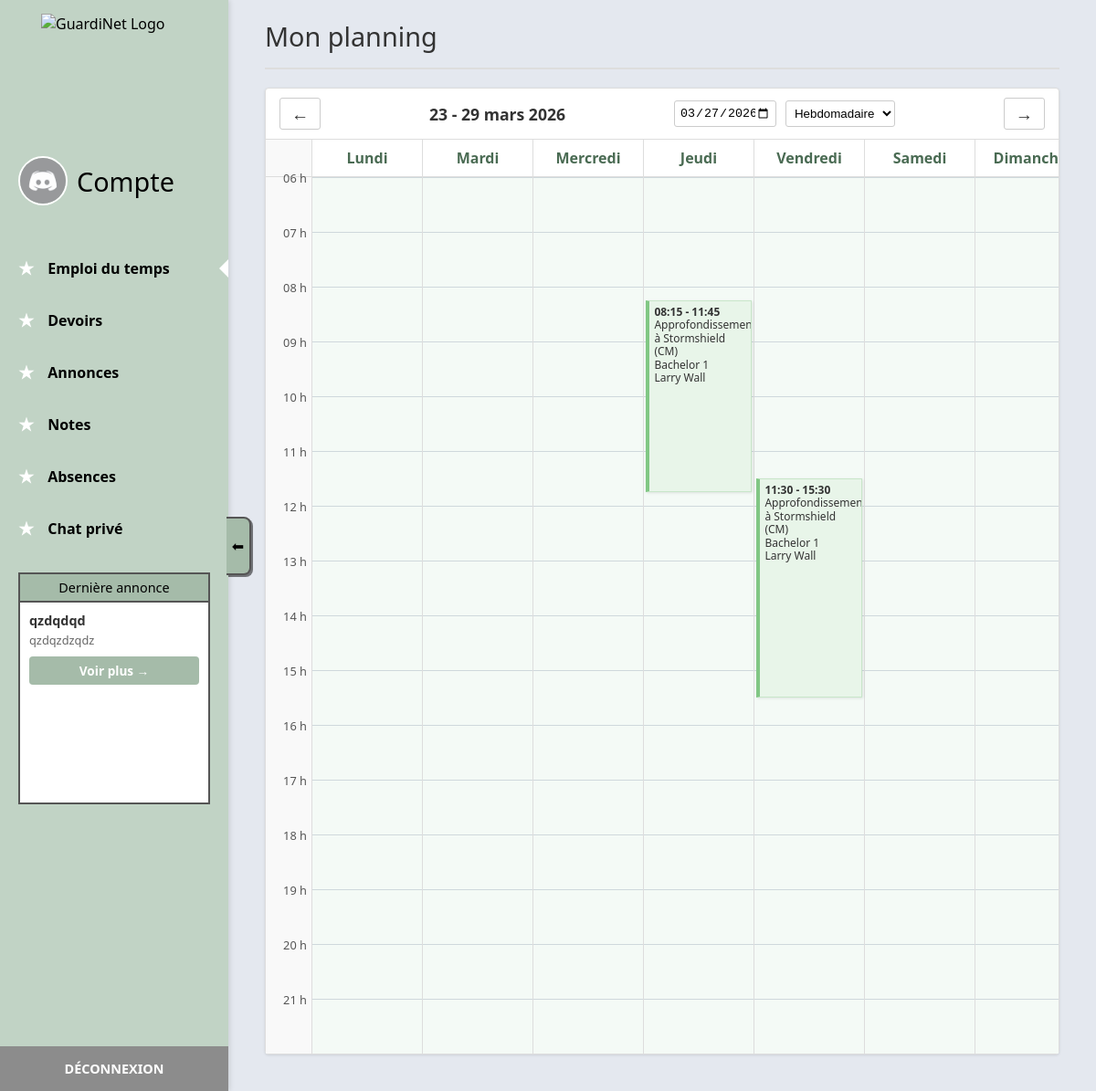
The page /dashboard?view=hebdo&date=2026-03-27 (signed in) on the database as committed earlier.
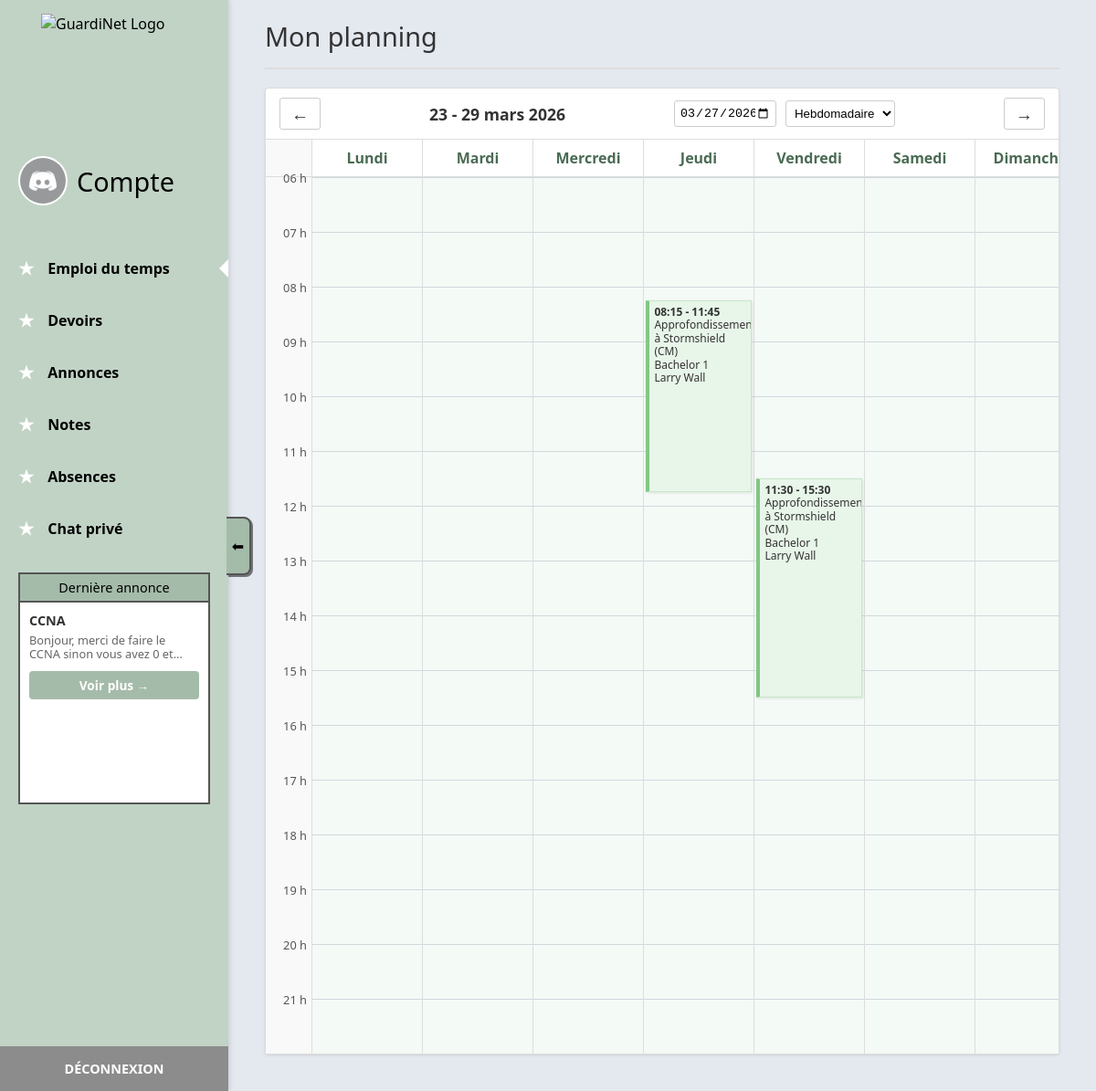
The same page on the database as committed later.
### app/models.py (models this page shows)
class Announcement(db.Model):
    __tablename__ = 'announcements'
    id = db.Column(db.Integer, primary_key=True)
    author_id = db.Column(db.String(12), db.ForeignKey('users.user_id'), nullable=False)
    class_id = db.Column(db.Integer, db.ForeignKey('classes.id'), nullable=True)  # NULL means Global
    title = db.Column(db.String(255), nullable=False)
    content = db.Column(db.Text, nullable=False)
    created_at = db.Column(db.DateTime, default=datetime.utcnow)
    author = db.relationship('User', foreign_keys=[author_id], backref='announcements_published')
    target_class = db.relationship('ClassGroup', backref='announcements_received')

### app/routes/main.py (the view)
@main_bp.route('/dashboard')
@login_required
def dashboard():
    if current_user.role == 'admin':
        return redirect(url_for('main.admin_panel'))
    view = request.args.get('view', 'hebdo')
    date_str = request.args.get('date')
    if date_str:
        try:
            ref_date = datetime.strptime(date_str, '%Y-%m-%d').date()
        except ValueError:
            ref_date = date.today()
    else:
        ref_date = date.today()
        if ref_date.weekday() == 6:
            ref_date += timedelta(days=1)
    if view == 'jour':
        start_date = ref_date
        end_date = ref_date
        prev_date = ref_date - timedelta(days=1)
        next_date = ref_date + timedelta(days=1)
        date_label = f"{JOURS[ref_date.weekday()]} {ref_date.day} {MOIS[ref_date.month]} {ref_date.year}"
        days_to_show = [ref_date]
    else:
        start_date = ref_date - timedelta(days=ref_date.weekday())
        end_date = start_date + timedelta(days=6)
        prev_date = ref_date - timedelta(days=7)
        next_date = ref_date + timedelta(days=7)
        if start_date.month == end_date.month:
            date_label = f"{start_date.day} - {end_date.day} {MOIS[start_date.month]} {start_date.year}"
        else:
            date_label = f"{start_date.day} {MOIS[start_date.month]} - {end_date.day} {MOIS[end_date.month]} {start_date.year}"
        days_to_show = [start_date + timedelta(days=i) for i in range(7)]
    start_dt = datetime.combine(start_date, datetime.min.time())
    end_dt = datetime.combine(end_date, datetime.max.time())
    schedules = []
    if current_user.role == 'student' and current_user.class_id:
        schedules = ScheduleEvent.query.filter(
            ScheduleEvent.class_id == current_user.class_id,
            ScheduleEvent.start_time >= start_dt,
            ScheduleEvent.start_time <= end_dt
        ).all()
    elif current_user.role == 'teacher':
        course_ids = [c.id for c in current_user.courses_taught]
        if course_ids:
            schedules = ScheduleEvent.query.filter(
                ScheduleEvent.course_id.in_(course_ids),
                ScheduleEvent.start_time >= start_dt,
                ScheduleEvent.start_time <= end_dt
            ).all()
    schedule_days_dict = {d: [] for d in days_to_show}
    for event in schedules:
        e_date = event.start_time.date()
        if e_date in schedule_days_dict:
            start_hour, start_min = event.start_time.hour, event.start_time.minute
            end_hour, end_min = event.end_time.hour, event.end_time.minute
            duration_mins = (end_hour * 60 + end_min) - (start_hour * 60 + start_min)
            top_px = (start_hour - 6) * 60 + start_min
            time_str = f"{event.start_time.strftime('%H:%M')} - {event.end_time.strftime('%H:%M')}"
            colors = ["event-blue", "event-green", "event-red", "event-yellow", "event-purple", "event-orange"]
            color_idx = event.course_id % len(colors) if event.course_id else 0
            color_class = colors[color_idx]
            if current_user.role == 'teacher':
                teacher_name = event.class_group.name if event.class_group else "Classe"
            else:
                teacher_name = "Inconnu"
                if event.course and event.course.prof:
                    teacher_name = f"{event.course.prof.firstname} {event.course.prof.lastname}"
            title = event.course.name if event.course else "Cours"
            if event.event_type:
                title += f" ({event.event_type})"
            schedule_days_dict[e_date].append({
                'time_str': time_str,
                'title': title,
                'teacher': teacher_name,
                'location': event.room or "Non défini",
                'top_px': top_px,
                'height_px': duration_mins,
                'color_class': color_class
            })
    ordered_schedule_days = []
    for d in days_to_show:
        if view == 'jour':
            day_name_str = f"{JOURS[d.weekday()]} {d.day:02d}/{d.month:02d}"
        else:
            day_name_str = JOURS[d.weekday()]
        d_events = schedule_days_dict[d]
        ordered_schedule_days.append({
            'name': day_name_str,
            'events': d_events
        })
    return render_template('dashboard.html',
                           active_page='dashboard',
                           schedule_days=ordered_schedule_days,
                           view=view,
                           date_label=date_label,
                           current_date=ref_date.strftime('%Y-%m-%d'),
                           prev_date=prev_date.strftime('%Y-%m-%d'),
                           next_date=next_date.strftime('%Y-%m-%d'))

### app/routes/main.py (called while the page is built)
@main_bp.before_request
def require_password_change():
    from flask_login import current_user
    from flask import request, redirect, url_for
    if current_user.is_authenticated:
        allowed_endpoints = ['main.force_change_password', 'main.logout', 'static']
        if current_user.is_password_temporary and hasattr(request, 'endpoint') and request.endpoint and request.endpoint not in allowed_endpoints and not request.endpoint.startswith('static'):
            return redirect(url_for('main.force_change_password'))

### app/templates/dashboard.html (shortened to what this page needs)
{% extends "base.html" %}
{% block content %}
    <div class="planning-header">
        <h1 style="color: #333; margin: 0; font-weight: normal; font-size: 1.8rem;">Mon planning</h1>
    </div>
    <div class="cal-container">
        <div class="cal-toolbar">
            <a href="{{ url_for('main.dashboard', view=view, date=prev_date) }}" class="cal-btn-arrow" style="text-decoration: none; display: flex; align-items: center; justify-content: center;">&larr;</a>
            <div class="cal-date-range">{{ date_label }}</div>
            <div class="cal-filters">
                <div class="cal-date-picker">
                    <input type="date" value="{{ current_date }}" onchange="window.location.href='?view={{ view }}&date='+this.value">
                </div>
                <select class="cal-dropdown" onchange="window.location.href='?view='+this.value+'&date={{ current_date }}'">
                    <option value="hebdo" {% if view == 'hebdo' %}selected{% endif %}>Hebdomadaire</option>
                </select>
            </div>
            <a href="{{ url_for('main.dashboard', view=view, date=next_date) }}" class="cal-btn-arrow desktop-only" style="text-decoration: none; display: flex; align-items: center; justify-content: center;">&rarr;</a>
        </div>
        <div class="cal-grid">
            <div class="cal-time-col">
                <div class="cal-time-header"></div>
                <div class="cal-time-slots">
                    <div class="time-slot">06 h</div>
                    <div class="time-slot">07 h</div>
                    <div class="time-slot">08 h</div>
                    <div class="time-slot">09 h</div>
                    <div class="time-slot">10 h</div>
                    <div class="time-slot">11 h</div>
                    <div class="time-slot">12 h</div>
                    <div class="time-slot">13 h</div>
                    <div class="time-slot">14 h</div>
                    <div class="time-slot">15 h</div>
                    <div class="time-slot">16 h</div>
                    <div class="time-slot">17 h</div>
                    <div class="time-slot">18 h</div>
                    <div class="time-slot">19 h</div>
                    <div class="time-slot">20 h</div>
                    <div class="time-slot">21 h</div>
                </div>
            </div>
            {% for day in schedule_days %}
                <div class="cal-day-col {% if day.is_active_mobile %}active{% endif %}">
                    <div class="cal-day-header">{{ day.name }}</div>
                    <div class="cal-day-content">
                        {% for event in day.events %}
                            <div class="cal-event {{ event.color_class }}" style="top: {{ event.top_px }}px; height: {{ event.height_px }}px;">
                                <strong>{{ event.time_str }}</strong><br>
                                {{ event.title }}<br>
                                {% if event.teacher %}{{ event.teacher }}<br>{% endif %}
                                {% if event.location %}{{ event.location }}{% endif %}
                            </div>
                        {% endfor %}
                    </div>
                </div>
            {% endfor %}
        </div>
    </div>
{% endblock %}

### app/templates/base.html (shortened to what the changed rows need)
<!DOCTYPE html>
<html lang="fr">
<head>
    <link rel="stylesheet" href="{{ url_for('static', filename='css/style.css') }}">
</head>
<body>
    <div class="dashboard-container">
        <aside class="sidebar" id="sidebar">
            <div class="sidebar-inner">
                <div class="announcement-box">
                    <div class="announcement-content" style="padding: 10px; text-align: left;">
                        {% if latest_announcement %}
                            <strong style="color: #333; font-size: 0.9em; display: block; margin-bottom: 5px;">{{ latest_announcement.title }}</strong>
                            <p style="color: #666; font-size: 0.8em; margin: 0 0 10px 0; overflow: hidden; text-overflow: ellipsis; display: -webkit-box; -webkit-line-clamp: 2; -webkit-box-orient: vertical; line-height: 1.2;">
                                {{ latest_announcement.content[:80] + '...' if latest_announcement.content|length > 80 else latest_announcement.content }}
                            </p>
                            <a href="{{ url_for('main.annonces') }}" style="display: block; background-color: #a5bba9; padding: 6px; border-radius: 4px; font-size: 0.85em; color: white; text-decoration: none; text-align: center; font-weight: bold; width: 100%; box-sizing: border-box; transition: background-color 0.2s;">Voir plus &rarr;</a>
                        {% else %}
                            <span style="font-size: 0.85em; color: #777;">Aucune annonce pour le moment.</span>
                        {% endif %}
                    </div>
                </div>
            </div>
        </aside>
        <main class="main-content">
            {% block content %}
            {% endblock %}
        </main>
    </div>
</body>
</html>

Rows that differ between the two databases and show on the page:
no longer on this page (row unchanged): Announcement: title "qzdqdqd", content "qzdqzdzqdz"
added Announcement: title "CCNA", content "Bonjour, merci de faire le CCNA sinon vous avez 0…"
